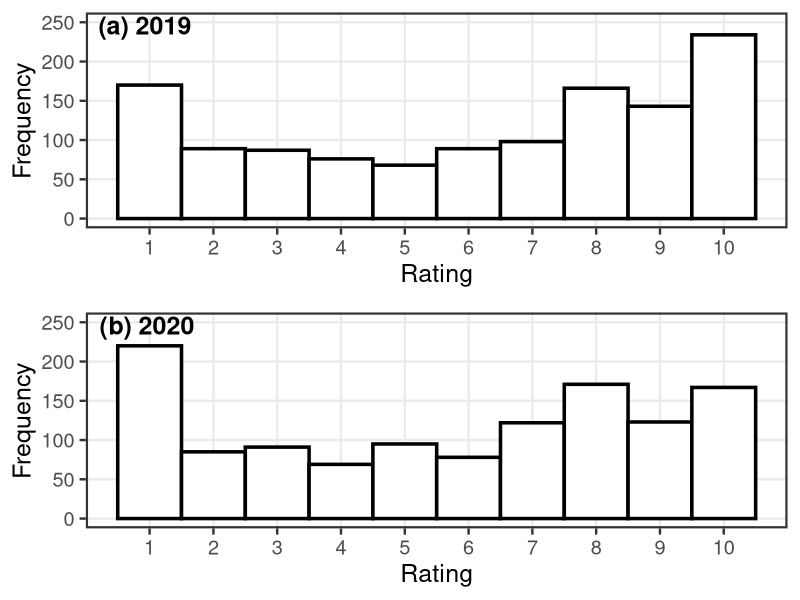

Write the R code that produced this figure.
# Histograms of Scraped IMDb Reviews
# Author: Isaiah Steinke
# Last Modified: August 6, 2021
# Written, tested, and debugged in R v. 4.1.0

# Load required libraries
library(ggplot2) # v. 3.3.5
library(ggpubr)  # v. 0.4.0

# Import data
IMDb <- read.csv("final_reviews.csv", header = TRUE)

# Separate data by year
IMDb_2019 <- IMDb[which(IMDb$year == 2019), ]
IMDb_2020 <- IMDb[which(IMDb$year == 2020), ]

# Calculate how many movies have no rating
length(which(is.na(IMDb_2019$rating))) # 29 movies
length(which(is.na(IMDb_2020$rating))) # 28 movies

# Histograms
hist19 <- ggplot(IMDb_2019, aes(x = rating)) +
  geom_histogram(binwidth = 1, fill = "white", color = "black", size = 1.2) +
  xlab("Rating") + ylab("Frequency") +
  scale_x_continuous(breaks = c(1, 2, 3, 4, 5, 6, 7, 8, 9, 10)) +
  scale_y_continuous(limits = c(0, 250)) +
  theme_bw(base_size = 18) +
  theme(panel.grid.minor = element_blank(),
        panel.border = element_rect(size = 1.5))

hist20 <- ggplot(IMDb_2020, aes(x = rating)) +
  geom_histogram(binwidth = 1, fill = "white", color = "black", size = 1.2) +
  xlab("Rating") + ylab("Frequency") +
  scale_x_continuous(breaks = c(1, 2, 3, 4, 5, 6, 7, 8, 9, 10)) +
  scale_y_continuous(limits = c(0, 250)) +
  theme_bw(base_size = 18) +
  theme(panel.grid.minor = element_blank(),
        panel.border = element_rect(size = 1.5))

ggarrange(hist19, hist20, ncol = 1, nrow = 2,
          labels = c("(a) 2019", "(b) 2020"),
          label.x = 0.065, label.y = 0.975,
          font.label = list(size = 18))
